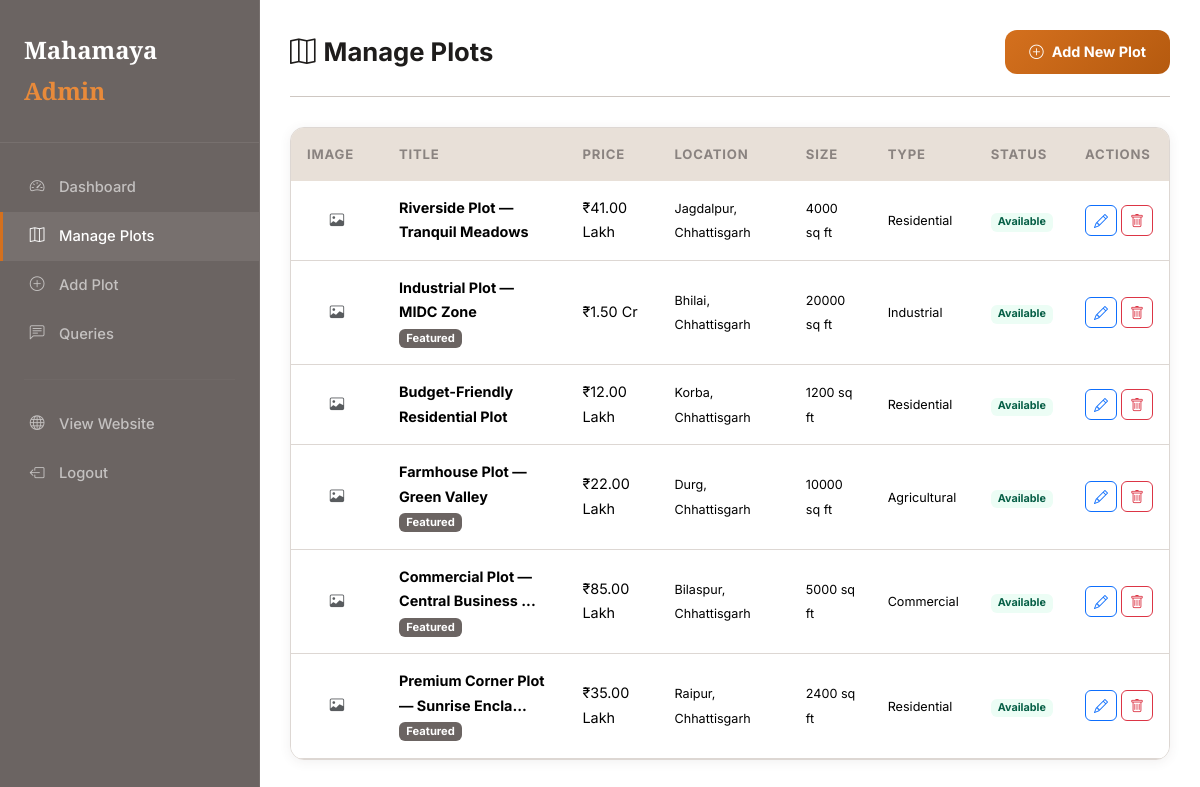
Screenshot of /admin/plots (signed in) with the database file from the repository.
### models.py (models this page shows, shortened)
class Plot(db.Model):
    __tablename__ = 'plots'
    id = db.Column(db.Integer, primary_key=True)
    title = db.Column(db.String(200), nullable=False)
    description = db.Column(db.Text, nullable=True)
    price = db.Column(db.Float, nullable=False)
    location = db.Column(db.String(200), nullable=False)
    size = db.Column(db.String(100), nullable=False)  # e.g., "1200 sq ft"
    plot_type = db.Column(db.String(100), nullable=True, default='Residential')
    image_filename = db.Column(db.String(300), nullable=True, default='default_plot.jpg')
    is_featured = db.Column(db.Boolean, default=False)
    is_available = db.Column(db.Boolean, default=True)
    created_at = db.Column(db.DateTime, default=datetime.utcnow)
    updated_at = db.Column(db.DateTime, default=datetime.utcnow, onupdate=datetime.utcnow)
    def formatted_price(self):
        if self.price >= 10000000:
            return f"₹{self.price / 10000000:.2f} Cr"
        elif self.price >= 100000:
            return f"₹{self.price / 100000:.2f} Lakh"
        else:
            return f"₹{self.price:,.0f}"

### routes/admin.py (the view)
@admin_bp.route('/plots')
@login_required
def manage_plots():
    page = request.args.get('page', 1, type=int)
    plots = Plot.query.order_by(Plot.created_at.desc()).paginate(page=page, per_page=10, error_out=False)
    return render_template('admin/manage_plots.html', plots=plots)

### app.py (called while the page is built)
def create_app():
    app = Flask(__name__)
    app.config.from_object(Config)
    os.makedirs(app.config['UPLOAD_FOLDER'], exist_ok=True)
    os.makedirs(os.path.join(os.path.dirname(app.config['SQLALCHEMY_DATABASE_URI'].replace('sqlite:///', '')), ''), exist_ok=True)
    instance_path = os.path.join(os.path.abspath(os.path.dirname(__file__)), 'instance')
    os.makedirs(instance_path, exist_ok=True)
    db.init_app(app)
    login_manager.init_app(app)
    @login_manager.user_loader
    def load_user(user_id):
        return User.query.get(int(user_id))
    from routes.main import main_bp
    from routes.admin import admin_bp
    app.register_blueprint(main_bp)
    app.register_blueprint(admin_bp)
    with app.app_context():
        db.create_all()
        seed_admin(app)
        seed_sample_plots()
    register_error_handlers(app)
    return app

### templates/admin/manage_plots.html (shortened to what this page needs)
{% extends 'admin/base_admin.html' %}
{% block admin_content %}
<div class="admin-header">
    <h2><i class="bi bi-map me-2"></i>Manage Plots</h2>
    <a href="{{ url_for('admin.add_plot') }}" class="btn-primary-custom" style="padding:10px 24px;font-size:0.9rem;"><i class="bi bi-plus-circle"></i> Add New Plot</a>
</div>
<div class="admin-table">
    <div class="table-responsive">
        <table class="table mb-0">
            <thead>
                <tr><th>Image</th><th>Title</th><th>Price</th><th>Location</th><th>Size</th><th>Type</th><th>Status</th><th>Actions</th></tr>
            </thead>
            <tbody>
                {% for plot in plots.items %}
                <tr>
                    <td>
                        {% if plot.image_filename and plot.image_filename != 'default_plot.jpg' %}
                        <img src="{{ url_for('static', filename='uploads/' + plot.image_filename) }}" style="width:60px;height:45px;object-fit:cover;border-radius:8px;">
                        {% else %}
                        <div style="width:60px;height:45px;background:var(--bg);border-radius:8px;display:flex;align-items:center;justify-content:center;"><i class="bi bi-image text-muted"></i></div>
                        {% endif %}
                    </td>
                    <td><strong>{{ plot.title[:35] }}{% if plot.title|length > 35 %}...{% endif %}</strong>{% if plot.is_featured %}<br><span class="badge badge-featured" style="font-size:0.7rem;">Featured</span>{% endif %}</td>
                    <td>{{ plot.formatted_price() }}</td>
                    <td><small>{{ plot.location }}</small></td>
                    <td><small>{{ plot.size }}</small></td>
                    <td><small>{{ plot.plot_type }}</small></td>
                    <td>{% if plot.is_available %}<span class="badge badge-available">Available</span>{% else %}<span class="badge badge-sold">Sold</span>{% endif %}</td>
                    <td>
                        <div class="d-flex gap-1">
                            <a href="{{ url_for('admin.edit_plot', plot_id=plot.id) }}" class="btn btn-sm btn-outline-primary" style="border-radius:6px;"><i class="bi bi-pencil"></i></a>
                            <form method="POST" action="{{ url_for('admin.delete_plot', plot_id=plot.id) }}" class="d-inline">
                                <button type="submit" class="btn btn-sm btn-outline-danger btn-delete-confirm" style="border-radius:6px;"><i class="bi bi-trash"></i></button>
                            </form>
                        </div>
                    </td>
                </tr>
                {% endfor %}
            </tbody>
        </table>
    </div>
</div>
{% endblock %}

### static/css/style.css (style rules this page uses)
:root { --cement-dark: #4a4543; --cement: #6b6462; --cement-mid: #8a8280; --cement-light: #a89f9b; --concrete: #b8b0ab; --concrete-light: #cec7c2; --concrete-lighter: #ddd7d3; --sand: #e8e0d8; --sand-light: #f0ebe6; --sand-lighter: #f7f4f0; --cream: #fdfbf8; --warm-white: #fffdf9; --accent: #d4701e; --accent-light: #e88a3a; --accent-dark: #b55a0f; --rust: #c2622a; --brick: #a0522d; --text-dark: #1e1c1b; --text-body: #3d3836; --text-light: #6e6562; --text-muted: #8a8380; --shadow-sm: 0 2px 12px rgba(74, 69, 67, 0.08); --shadow-md: 0 8px 30px rgba(74, 69, 67, 0.12); --shadow-lg: 0 20px 60px rgba(74, 69, 67, 0.18); --radius: 14px; --radius-lg: 22px; --transition: all .35s cubic-bezier(.4, 0, .2, 1); }
* { margin: 0; padding: 0; box-sizing: border-box }
body { font-family: 'Inter', sans-serif; background: var(--sand-lighter); color: var(--text-body); line-height: 1.7; overflow-x: hidden; background-image: url('../img/cement-light.jpg'); background-repeat: repeat; background-size: 500px; background-blend-mode: multiply }
h1, h2, h3, h4, h5, h6 { font-family: 'Playfair Display', serif; color: var(--text-dark); font-weight: 700; line-height: 1.25 }
a { text-decoration: none; color: var(--text-dark); transition: var(--transition) }
.btn-primary-custom { background: linear-gradient(135deg, var(--accent), var(--accent-dark)); color: #fff; border: none; padding: 15px 34px; border-radius: 12px; font-weight: 700; font-size: 1rem; transition: var(--transition); display: inline-flex; align-items: center; gap: 8px; cursor: pointer }
.admin-header { display: flex; justify-content: space-between; align-items: center; margin-bottom: 30px; padding-bottom: 22px; border-bottom: 1px solid var(--concrete-light) }
.admin-header h2 { font-family: 'Inter', sans-serif; font-size: 1.6rem; font-weight: 700; margin: 0 }
.admin-table { background: var(--cream); border-radius: var(--radius); overflow: hidden; box-shadow: var(--shadow-sm); border: 1px solid var(--concrete-lighter) }
.admin-table table { margin: 0 }
.admin-table th { background: var(--sand); font-weight: 700; font-size: .82rem; text-transform: uppercase; letter-spacing: .8px; color: var(--text-muted); border: none; padding: 15px 16px }
.admin-table td { padding: 15px 16px; vertical-align: middle; border-color: var(--concrete-lighter); font-size: .9rem }
.page-loaded { opacity: 1; }
.badge-featured { background: var(--cement); color: #fff; font-weight: 700 }
.badge-available { background: #ecfdf5; color: #065f46 }

### rows the page displays
Plot: image_filename "default_plot.jpg" (drawn), title "Riverside Plot — Tranquil Meadows", formatted_price "₹41.00 Lakh", location "Jagdalpur, Chhattisgarh", size "4000 sq ft", plot_type "Residential", is_available "Available"
Plot: image_filename "default_plot.jpg" (drawn), title "Industrial Plot — MIDC Zone", is_featured "Featured", formatted_price "₹1.50 Cr", location "Bhilai, Chhattisgarh", size "20000 sq ft", plot_type "Industrial", is_available "Available"
Plot: image_filename "default_plot.jpg" (drawn), title "Budget-Friendly Residential Plot", formatted_price "₹12.00 Lakh", location "Korba, Chhattisgarh", size "1200 sq ft", plot_type "Residential", is_available "Available"
Plot: image_filename "default_plot.jpg" (drawn), title "Farmhouse Plot — Green Valley", is_featured "Featured", formatted_price "₹22.00 Lakh", location "Durg, Chhattisgarh", size "10000 sq ft", plot_type "Agricultural", is_available "Available"
Plot: image_filename "default_plot.jpg" (drawn), title "Commercial Plot — Central Business", is_featured "Featured", formatted_price "₹85.00 Lakh", location "Bilaspur, Chhattisgarh", size "5000 sq ft", plot_type "Commercial", is_available "Available"
Plot: image_filename "default_plot.jpg" (drawn), title "Premium Corner Plot — Sunrise Encla", is_featured "Featured", formatted_price "₹35.00 Lakh", location "Raipur, Chhattisgarh", size "2400 sq ft", plot_type "Residential", is_available "Available"
